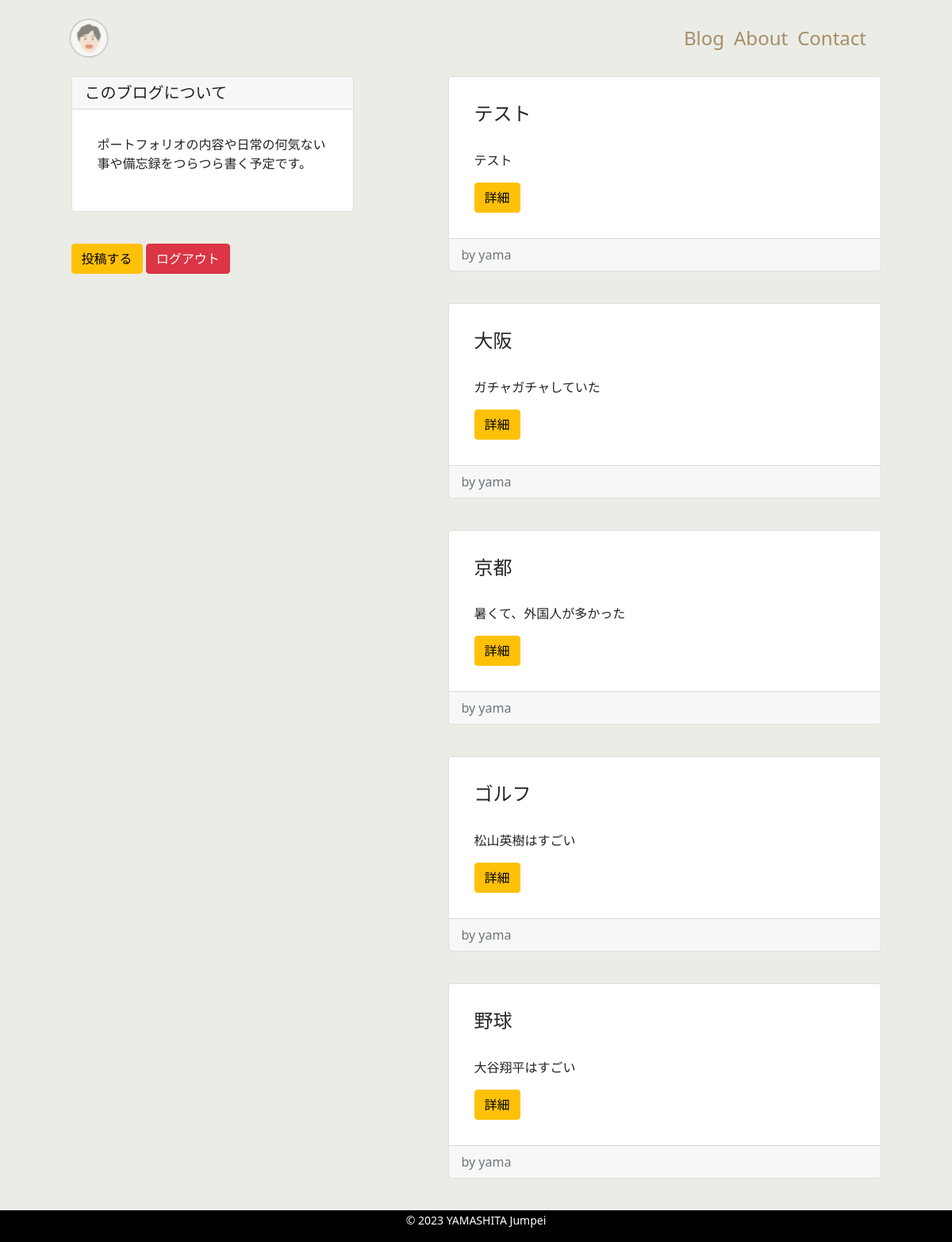
/blog (signed in), run on the app's committed database.
### mysite/models.py (models this page shows, shortened)
class Blog(models.Model):
    author = models.ForeignKey(settings.AUTH_USER_MODEL, on_delete=models.CASCADE)
    title = models.CharField('タイトル', max_length=100)
    content = models.TextField('者分')
    created = models.DateTimeField('作成日', default=timezone.now)

### mysite/views.py (the view)
# urls.py: path('blog', views.BlogView.as_view(), name='blog'),
class BlogView(View):
    def get(self, request, *args, **kwargs):
        blog_data = Blog.objects.order_by('-id')
        return render(request, 'mysite/blog.html', {
            'blog_data': blog_data
        })

### mysite/templates/mysite/blog.html (shortened to what this page needs)
{% extends 'mysite/base.html' %}
{% block content %}
<div class="container">
    <div class="row justify-content-around">
        <div class="col-md-4">
            <div class="card">
                <h5 class="card-header">このブログについて</h5>
                <div class="card-body">
                    <p>ポートフォリオの内容や日常の何気ない事や備忘録をつらつら書く予定です。</p>
                </div>
            </div>
            {% if user.is_authenticated %}
            <a href="{% url 'mysite:blog_new' %}" class="btn btn-warning">投稿する</a>
            <a href="{% url 'accounts:account_logout' %}" class="btn btn-danger">ログアウト</a>
            {% else %}
            <a href="{% url 'accounts:account_login' %}" class="btn btn-secondary">ログイン</a>
            {% endif %}
        </div>
        <div class="col-md-6">
            {% for blog in blog_data %}
            <div class="card">
                <div class="card-body">
                    <h2 class="card-title">{{ blog.title}}</h2>
                    <p class="card-text">{{ blog.content|truncatechars:100 }}</p>
                    <div class="btn btn-warning">詳細</div>
                </div>
                <div class="card-footer text-muted">
                    {{ blog_created|date }} by {{ blog.author }}
                </div>
            </div>
            {% endfor %}
        </div>
    </div>
</div>
{% endblock content %}

### mysite/static/css/style.css (style rules this page uses)
* { padding: 0; margin: 0; box-sizing: border-box; }
body { background-color: #ECECE6; display: flex; flex-flow: column; min-height: 100vh; }
.card { background-color: white; margin-bottom: 5vh; }
.card-title { margin-bottom: 2rem; font-size: 1.5rem; }
.card-body { padding: 2rem; }

### data on the page
Blog: title "テスト", content "テスト", author "yama"
Blog: title "大阪", content "ガチャガチャしていた", author "yama"
Blog: title "京都", content "暑くて、外国人が多かった", author "yama"
Blog: title "ゴルフ", content "松山英樹はすごい", author "yama"
Blog: title "野球", content "大谷翔平はすごい", author "yama"
